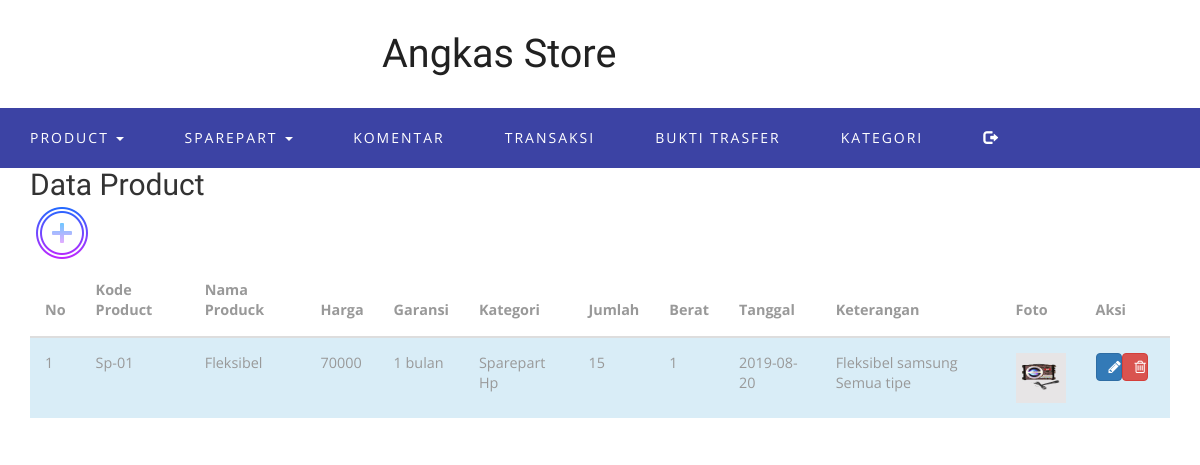
The app's page /function/admin/halaman.php?page=product/data_sp (signed in) with its own data.
### tables this page shows
CREATE TABLE `tbl_product` (
  `id_barang` int(11) NOT NULL AUTO_INCREMENT,
  `id_kategori` int(11) DEFAULT NULL,
  `kd_barang` varchar(30) DEFAULT NULL,
  `nama_barang` varchar(30) DEFAULT NULL,
  `harga` varchar(30) DEFAULT NULL,
  `garansi` varchar(30) DEFAULT NULL,
  `jumlah` varbinary(30) DEFAULT NULL,
  `berat` int(11) DEFAULT NULL,
  `tgl` date DEFAULT NULL,
  `ket` text DEFAULT NULL,
  `foto` text DEFAULT NULL,
  PRIMARY KEY (`id_barang`)
);

CREATE TABLE `tbl_kategori` (
  `id_kategori` int(11) NOT NULL AUTO_INCREMENT,
  `kategori` varchar(20) DEFAULT NULL,
  PRIMARY KEY (`id_kategori`)
);

### function/admin/product/data_sp.php (the view, shortened to what this page needs)
<?php
if(!isset($_SESSION['admin']['id_admin'])){
	echo"<script>alert('silahkan login terlebih dahulu');
		window.location='../index.php';
		</script>";
}else
	if(isset($_SESSION['admin']['id_admin'])){
?>
<div class="container">
  <h2>Data Product</h2>
							<a href="halaman.php?page=product/tambah" style="opacity: 1;"><img src="icon/tambahdata.png" alt=""></a></li>
  <div class="table-responsive">
  <?php
  $koneksi=mysqli_connect('localhost','root','','db_sparepart') or die (mysqli_connect_error());
  $qry=mysqli_query($koneksi,"SELECT * FROM tbl_product  a LEFT JOIN tbl_kategori b ON a.id_kategori=b.id_kategori WHERE a.id_kategori='4'");
  ?>
    <table class="table">
    <thead>
      <tr>
        <th>No</th>
        <th>Kode Product</th>
        <th>Nama Produck</th>
		<th>Harga</th>
        <th>Garansi</th>
		<th>Kategori</th>
		<th>Jumlah</th>
		<th>Berat</th>
		<th>Tanggal</th>
		<th>Keterangan</th>
        <th>Foto</th>
		<th>Aksi</th>
      </tr>
    </thead>
    <tbody>
    <?php
	$no=1;
	while($data= mysqli_fetch_array($qry)){
		?>
      <tr class="info">
        <td><?php echo $no++ ?> </td>
        <td><?php echo $data['kd_barang'] ?></td>
        <td><?php echo $data['nama_barang'] ?></td>
		<td><?php echo $data['harga'] ?></td>
        <td><?php echo $data['garansi'] ?></td>
		<td><?php echo $data['kategori'] ?></td>
		<td><?php echo $data['jumlah'] ?></td>
		<td><?php echo $data['berat'] ?></td>
		<td><?php echo $data['tgl'] ?></td>
		<td><?php echo $data['ket'] ?></td>
        <td><img width="50px" height="50px" src="product/images1/<?php echo $data['foto']; ?>"></td>
		<td><a href="halaman.php?page=product/edit&id=<?php echo $data['id_barang'] ?>" class="btn btn-primary col-sm-5 fa fa-pencil fa-1x"></a>
			<a href="halaman.php?page=product/hapus&id=<?php echo $data['id_barang'] ?>" class="btn btn-danger col-sm-5 fa fa-trash-o fa-1x"></a>
		</td>
      </tr>
	  <?php } ?>
    </tbody>
  </table>
  </div>
</div>
	<?php } ?>

### records on screen
tbl_product: kd_barang "Sp-01", nama_barang "Fleksibel", harga "70000", garansi "1 bulan", id_kategori.kategori "Sparepart Hp", jumlah "15", berat "1", tgl "2019-08-20", ket "Fleksibel samsung Semua tipe", foto (picture)
